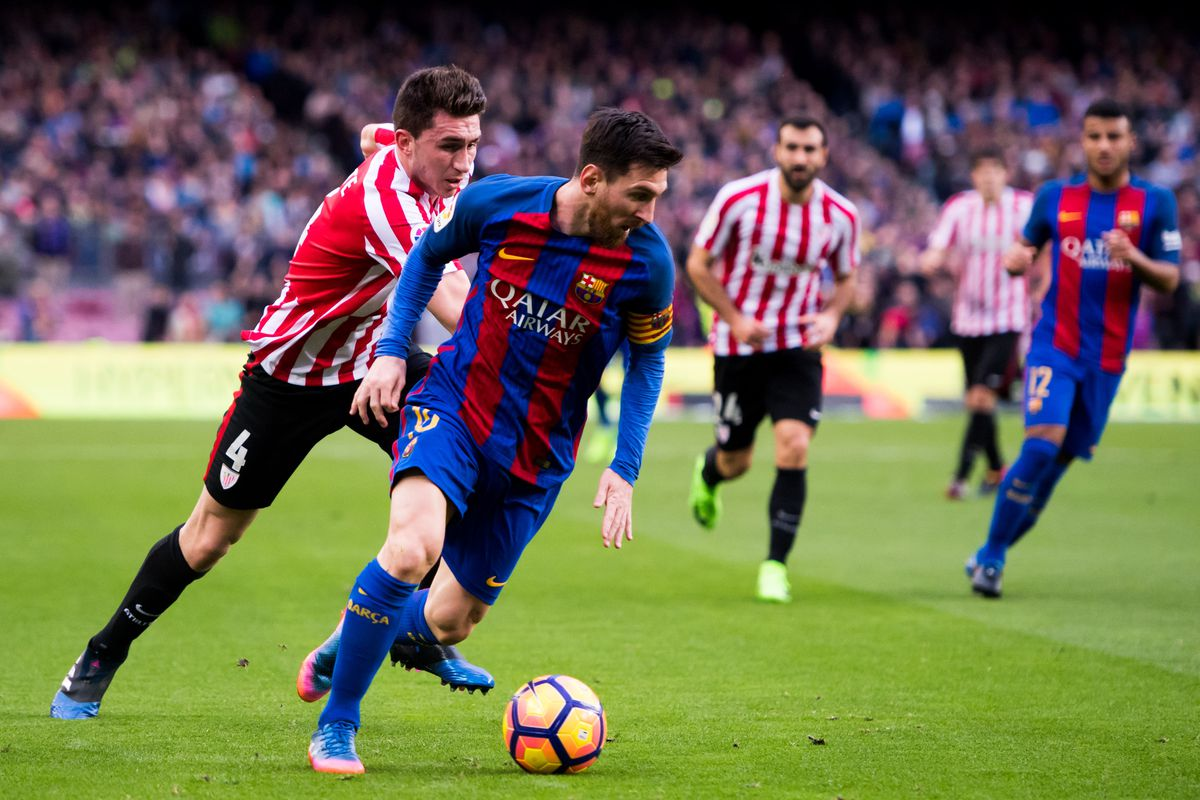
#> input picture ml/kmeans/media/15480298960266/kmeans.jpg, 1200 x 800 px, found by its file name
$ python scikit.py
#> lines starting #> are read from the running program, lines starting #| are printed output that depends on the picture
from pathlib import Path
from copy import deepcopy

from cv2 import imread, imshow, imwrite
from numpy import reshape
from sklearn.cluster import KMeans

pic_path = Path('kmeans.jpg')
img = imread(pic_path.as_posix())
#> img is the input picture: shape (800, 1200, 3); mean B, G, R 82.2, 109.3, 110

pixel = reshape(img, (img.shape[0] * img.shape[1], 3))
print(pixel.shape)
#| (960000, 3)
pixel_new = deepcopy(pixel)

print(img.shape)
#| (800, 1200, 3)

model = KMeans(n_clusters=5)
# 注意，KMeans的fit_predict方法入参必须是两个dimension，d1是各个样本，d2是每个样本的features, 返回值是每个样本分到第几类的列表
labels = model.fit_predict(pixel)
# cluster_centers_返回各类中心点的列表
palette = model.cluster_centers_

print(labels)
#> (printed output is left out)

for i in range(len(pixel)):
    pixel_new[i, :] = palette[labels[i]]

imwrite('zipped.jpg', reshape(pixel_new, (img.shape[0], img.shape[1], 3)))
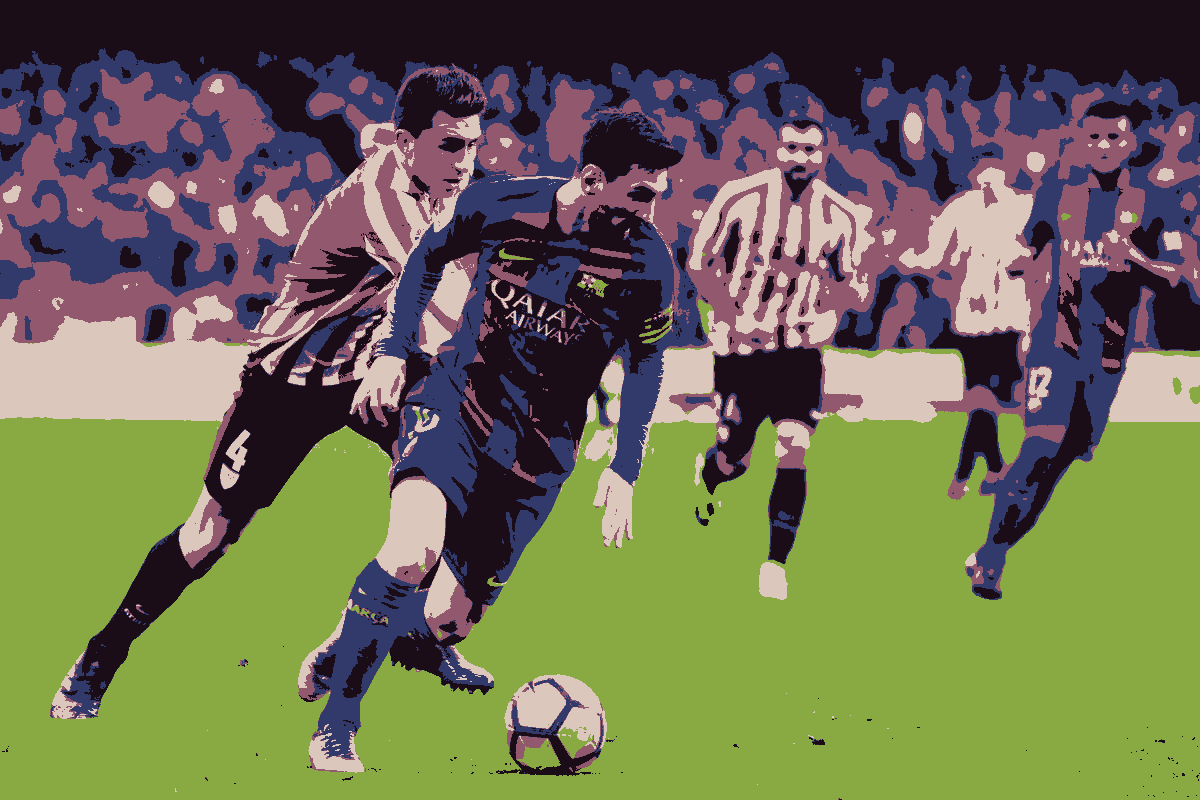
#> saved as zipped.jpg: shape (800, 1200, 3); mean B, G, R 81.8, 108.8, 109.7
